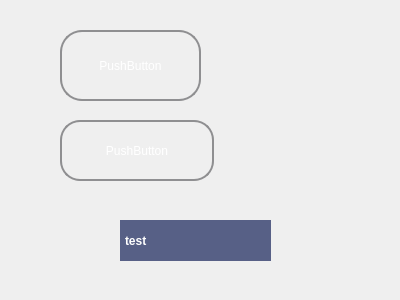
<?xml version="1.0" encoding="UTF-8"?>
<ui version="4.0">
 <class>Form</class>
 <widget class="QWidget" name="Form">
  <property name="geometry">
   <rect>
    <x>0</x>
    <y>0</y>
    <width>400</width>
    <height>300</height>
   </rect>
  </property>
  <property name="windowTitle">
   <string>Form</string>
  </property>
  <widget class="QPushButton" name="pushButton">
   <property name="geometry">
    <rect>
     <x>60</x>
     <y>30</y>
     <width>141</width>
     <height>71</height>
    </rect>
   </property>
   <property name="styleSheet">
    <string notr="true">QPushButton {
    border: 2px solid #8f8f91;
    border-radius: 22px;
    background-color: qlineargradient(x1: 0, y1: 0, x2: 0, y2: 1,
                                      stop: 0 #55aa00, stop: 1 #009100);
	color: white;
    min-width: 130px;
}

QPushButton:pressed {
    background-color: qlineargradient(x1: 0, y1: 0, x2: 0, y2: 1,
                                      stop: 0 #dadbde, stop: 1 #f6f7fa);
}

QPushButton:flat {
    border: none; /* no border for a flat push button */
}

QPushButton:default {
    border-color: navy; /* make the default button prominent */
}

QPushButton:hover{
        background: qlineargradient(x1 : 0, y1 : 0, x2 : 0, y2 :   1, stop :   0.0 #ffd9aa,
                stop :   0.5 #ffbb6e, stop :   0.55 #feae42, stop :   1.0 #fedb74);
		color: black
}
</string>
   </property>
   <property name="text">
    <string>PushButton</string>
   </property>
  </widget>
  <widget class="QPushButton" name="pushButton_2">
   <property name="geometry">
    <rect>
     <x>60</x>
     <y>120</y>
     <width>154</width>
     <height>61</height>
    </rect>
   </property>
   <property name="styleSheet">
    <string notr="true">QPushButton {
    border: 2px solid #8f8f91;
    border-radius: 20px;
    background-color: qlineargradient(x1: 0, y1: 0, x2: 0, y2: 1,
                                      stop: 0 #1f1f1f, stop: 1 #535353);
	qproperty-iconSize: 16px 16px; /* space for the background image */
	color: white;
    image-position:left;
	image: url(:/spotify/resources/icons/stream_grey.png);
    min-width: 150px;
}

QPushButton:pressed {
    background-color: qlineargradient(x1: 0, y1: 0, x2: 0, y2: 1,
                                      stop: 0 #dadbde, stop: 1 #f6f7fa);
}

QPushButton:flat {
    border: none; /* no border for a flat push button */
}

QPushButton:default {
    border-color: navy; /* make the default button prominent */
}</string>
   </property>
   <property name="text">
    <string>PushButton</string>
   </property>
  </widget>
  <widget class="QComboBox" name="comboBox">
   <property name="geometry">
    <rect>
     <x>120</x>
     <y>220</y>
     <width>151</width>
     <height>41</height>
    </rect>
   </property>
   <property name="styleSheet">
    <string notr="true">QComboBox{
border:                 none;
background-color:   rgb(87, 96, 134);
color:                      rgb(255, 255, 255);
font-weight:            bold;
padding:                    5px 

}

QComboBox::drop-down{
    border:                 none;
    background-color:   rgb(87, 96, 134);
    color:                      rgb(255, 255, 255);
    font-weight:            bold;
    padding:                    0px;
}

QComboBox::down-arrow{
    image:                      url(:/icons/combobox_down_arrow.png);
    padding-right:          5px;
}

QListView{
    border:                 none;
    color:                      rgb(87, 96, 134);
    background-color:   rgb(255, 255, 255);
    font-weight:            bold;
    selection-background-color: rgb(47, 175, 178);
    show-decoration-selected: 1;
    margin-left:                -10px;
    padding-left    :           15px;
}

QListView::item:hover{

    background-color:   rgb(47, 175, 178);
    border:                 none;
}</string>
   </property>
   <item>
    <property name="text">
     <string>test</string>
    </property>
   </item>
   <item>
    <property name="text">
     <string>test2</string>
    </property>
   </item>
  </widget>
 </widget>
 <resources/>
 <connections/>
</ui>
